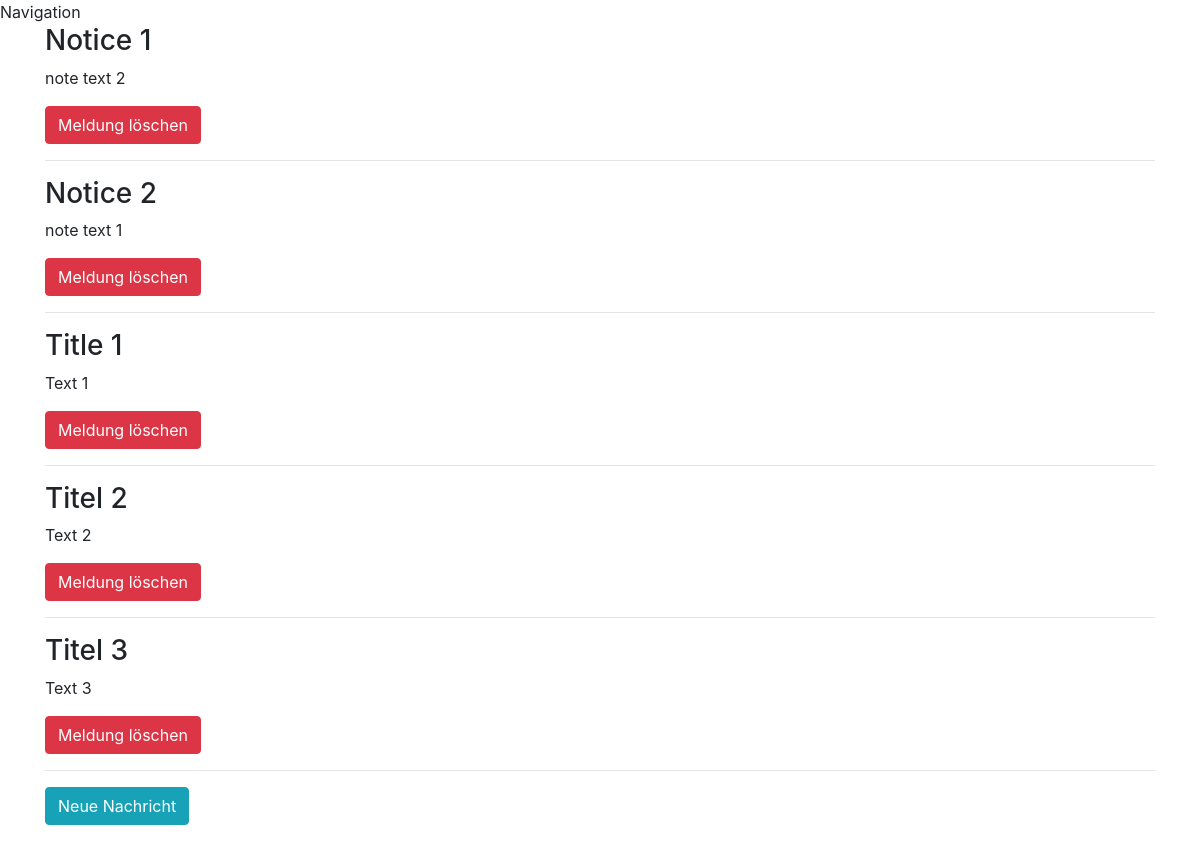
/polls/, run on an earlier commit of the app's database.
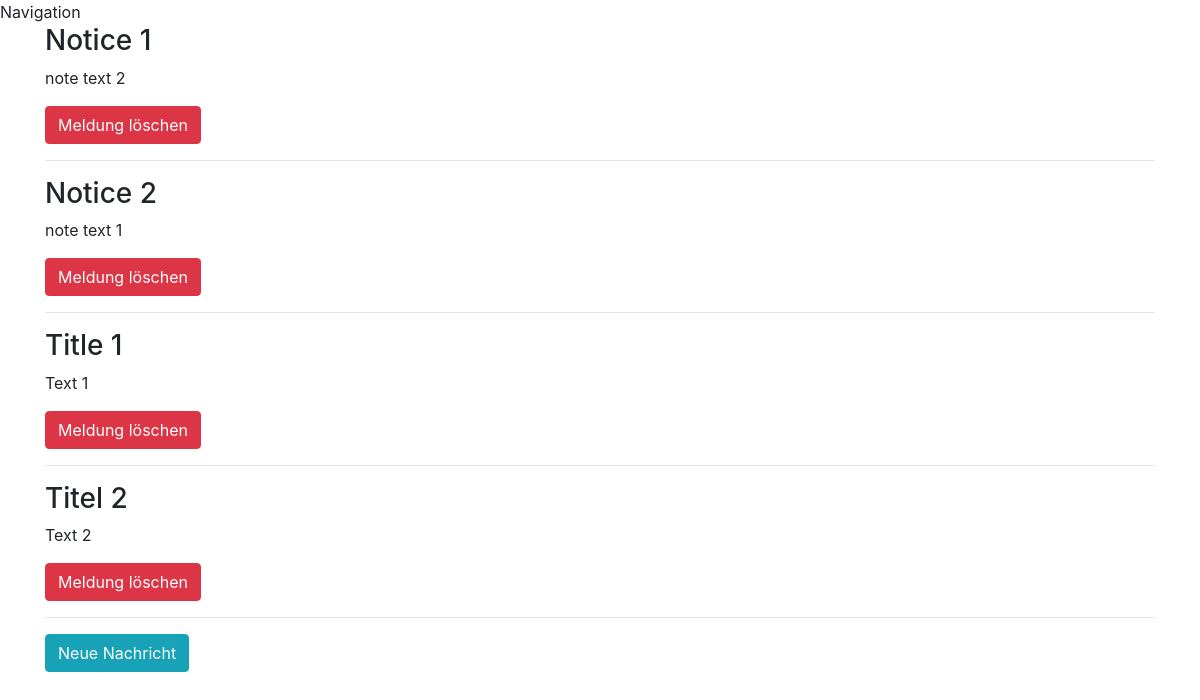
And on a later commit of the database.
### polls/models.py (models this page shows)
class Notice(models.Model):
    notice_title = models.CharField(max_length=80)
    notice_text = models.CharField(max_length=400)
    pub_start = models.DateTimeField()
    pub_end = models.DateTimeField()

### polls/views.py (the view)
# urls.py: path( '', views.index, name="index" ),
def index(request):
    initLogger()
    notices = Notice.objects.all()
    context = {'notices': notices}  # dictionary type
    return render( request, 'polls/index.html', context )

### polls/views.py (called while the page is built)
def initLogger():
    global logger
    if logger == None:
        logger = logging.getLogger( "django.db.backends" )
        logger.setLevel( logging.DEBUG )
        logger.addHandler( logging.StreamHandler() )

### templates/polls/index.html (shortened to what this page needs)
{% extends "base.html" %}
{% block content %}
    <div class="container">
        {% for notice in notices %}
            <h3> {{ notice.notice_title }}</h3>
            <p>{{ notice.notice_text }}</p>
            <p><a href="{% url 'deletes' deleteId=notice.id %}" class="btn btn-danger">Meldung löschen</a></p></td>
            <hr>
        {% endfor %}
    <p><a href="{% url 'news' %}" class="btn btn-info">Neue Nachricht</a> </p>
    </div>
{% endblock %}

What changed in the data, as far as the page shows it:
removed Notice: notice_title "Titel 3", notice_text "Text 3"
